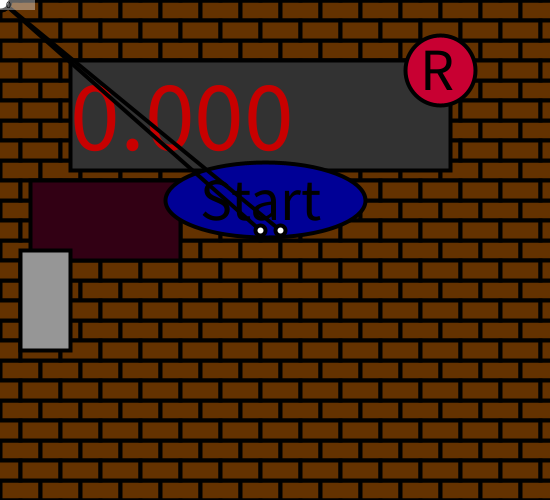
Frame 1 (no input)
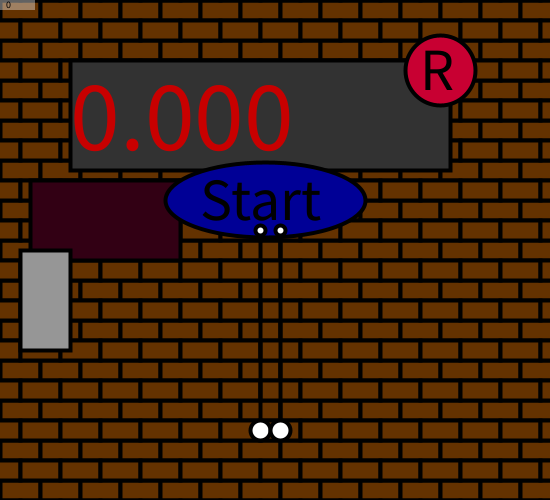
Frame 60 (the mouse pressed at the canvas centre just before this capture)
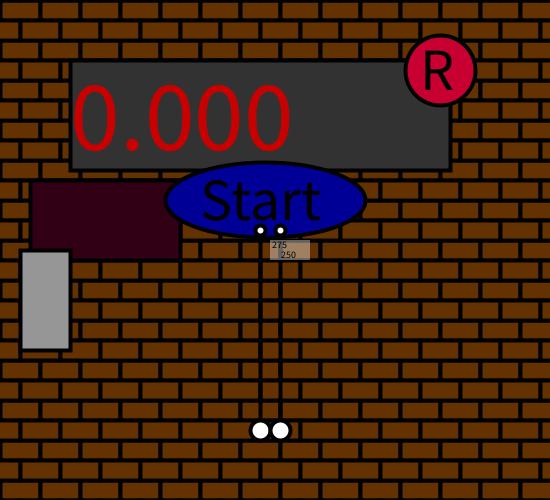
Frame 120 (the mouse held since frame 60 and released just before this capture)

The Processing sketch that drew these frames (run headless with seeded random() and noise(); from frame 60 on, the mouse is pressed at the canvas centre):

// Processing sketch: processing_159255
// ── processing_159255.pde

float o, time, x, y, ball1, ball2, yh1, yh2, speedoftime, s1, s2, s3, s4, s5, s6;

float xpress,ypress;

float effectsize;
void setup(){
  size(550,500);
  strokeWeight(4);
  //stroke(100);
}
void draw(){
  background(0,150,150);
  fill(100,50,0);
  for (int j=0; j<700; j+=40)
  for (int i=0; i<550; i+=40)
  rect(i,j,40,20);
  for (int l=-20; l<700; l+=40)
  for (int k=-20; k<550; k+=40)
  //blocks
  rect(k,l,40,20);
  fill(50,0,20);
  rect(30,180,150,80);
  
  //timing recorder board
  fill(150);
  rect(20,250,50,100);
  fill(0);
  if(s1>0){
    text(s1,25,265);
  }
  if(s2>0){
    text(s2,25,280);
  }
  if(s3>0){
    text(s3,25,295);
  }
  if(s4>0){
    text(s4,25,310);
  }
  if(s5>0){
    text(s5,25,325);
  }
  if(s6>0){
    text(s6,25,340);
  }
  
  //time ellipse
  //fill(50,200,50);
  fill(50);
  //ellipse(265,115,450,150);
  rect(70,60,380,110);
  fill(200,0,0);
  textSize(100);
  text(time,50,150);
  //restart botton
  fill(200,0,50);
  if((abs(mouseX-440)<=30)&&(abs(mouseY-70)<=40)&&(mousePressed)){
    fill(250,0,70);
    restart();
  }
  ellipse(440,70,70,70);
  fill(0);
  textSize(60);
  text("R",420,90);
  if ((mousePressed)&&(abs(mouseX-267)<93)&&(abs(mouseY-200)<30)){
    fill(0,100,140);
  }else{
    fill(0,0,150);
  }
  ellipse(265,200,200,75);
  fill(0);
  textSize(60);
  if(speedoftime==0){
    text("Start",200,220);
  }else{text("Stop",200,220);
  }
  fill(255);
  line(260,230,ball1,yh1);
  line(280,230,ball2,yh2);
  ellipse(260,230,10,10);
  ellipse(280,230,10,10);
  ellipse(ball1,yh1,20,20);
  ellipse(ball2,yh2,20,20);
  ball1=x-10;
  ball2=x+10;
  yh1=y;
  yh2=y;
  if (ball1>260){
    //ellipse(100,100,100,100);
    ball1=260;
    yh1=430;
  }else if (ball2<280){
    //ellipse(100,100,100,100);
    ball2=280;
    yh2=430;
  }
  
  
  
    
  time+=speedoftime;
  o=PI/2+(sin(PI*time));
  x=200*cos(o)+270;
  y=200*sin(o)+230;
  mousehelper();
}
void mouseClicked(){
  //start
  if((abs(mouseX-267)<93)&&(abs(mouseY-200)<30)){
    if (speedoftime<=0){
    speedoftime=0.01669477234;
    }else{
    speedoftime=0;
    if(s1<=0){
      s1=time;
      }else if(s2<=0){
        s2=time;
      }else if(s3<=0){
        s3=time;
      }else if(s4<=0){
        s4=time;
      }else if(s5<=0){
        s5=time;
      }else if(s6<=0){
        s6=time;
      }
    }
    //lap
  }else if((abs(mouseX-270)<200)&&(abs(mouseY-115)<55)){
    if(s1<=0){
      s1=time;
      }else if(s2<=0){
        s2=time;
      }else if(s3<=0){
        s3=time;
      }else if(s4<=0){
        s4=time;
      }else if(s5<=0){
        s5=time;
      }else if(s6<=0){
        s6=time;
      }
  }
    
}
void keyPressed(){
  if (key=='s'){
    if (speedoftime<=0){
    speedoftime=0.01669477234;
    }else{
    speedoftime=0;
    s1=time;
    }
  }if (key=='r'){
    restart();
  }
}

void restart(){
  time=0;
  s1=0;
  s2=0;
  s3=0;
  s4=0;
  s5=0;
  s6=0;
}

void mousehelper(){
  
  noStroke();
  fill(255-effectsize,0,effectsize,255-effectsize);
  ellipse(xpress,ypress,effectsize,effectsize);
  if (effectsize<255){
    effectsize+=10;
  }
  
  fill(250,100);
  rect(mouseX-5,mouseY-10,40,20);
  stroke(0);
  fill(0);
  textSize(10);
  text(mouseX,mouseX-3,mouseY-2);
  text(mouseY,mouseX+6,mouseY+8);
  
  if (mousePressed){
   effectsize=0;
   xpress=mouseX;
   ypress=mouseY;
  }
  
}
